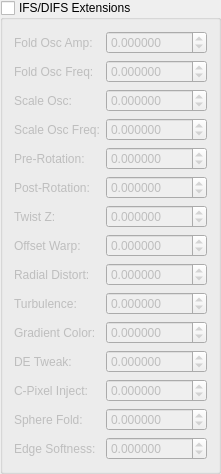
   <widget class="QGroupBox" name="groupCheck_ifs_difs_extensions">
    <property name="title">
     <string>IFS/DIFS Extensions</string>
    </property>
    <property name="checkable">
     <bool>true</bool>
    </property>
    <property name="checked">
     <bool>false</bool>
    </property>
    <layout class="QGridLayout">
     <item row="0" column="0">
      <widget class="QLabel">
       <property name="text"><string>Fold Osc Amp:</string></property>
      </widget>
     </item>
     <item row="0" column="1">
      <widget class="MyDoubleSpinBox" name="spinboxd_transf_ifs_fold_osc_amp">
       <property name="decimals"><number>6</number></property>
       <property name="minimum"><double>-1000.000000</double></property>
       <property name="maximum"><double>1000.000000</double></property>
       <property name="singleStep"><double>0.1</double></property>
      </widget>
     </item>
     <item row="1" column="0">
      <widget class="QLabel">
       <property name="text"><string>Fold Osc Freq:</string></property>
      </widget>
     </item>
     <item row="1" column="1">
      <widget class="MyDoubleSpinBox" name="spinboxd_transf_ifs_fold_osc_freq">
       <property name="decimals"><number>6</number></property>
       <property name="minimum"><double>-1000.000000</double></property>
       <property name="maximum"><double>1000.000000</double></property>
       <property name="singleStep"><double>0.1</double></property>
      </widget>
     </item>
     <item row="2" column="0">
      <widget class="QLabel">
       <property name="text"><string>Scale Osc:</string></property>
      </widget>
     </item>
     <item row="2" column="1">
      <widget class="MyDoubleSpinBox" name="spinboxd_transf_ifs_scale_osc">
       <property name="decimals"><number>6</number></property>
       <property name="minimum"><double>-1000.000000</double></property>
       <property name="maximum"><double>1000.000000</double></property>
       <property name="singleStep"><double>0.1</double></property>
      </widget>
     </item>
     <item row="3" column="0">
      <widget class="QLabel">
       <property name="text"><string>Scale Osc Freq:</string></property>
      </widget>
     </item>
     <item row="3" column="1">
      <widget class="MyDoubleSpinBox" name="spinboxd_transf_ifs_scale_osc_freq">
       <property name="decimals"><number>6</number></property>
       <property name="minimum"><double>-1000.000000</double></property>
       <property name="maximum"><double>1000.000000</double></property>
       <property name="singleStep"><double>0.1</double></property>
      </widget>
     </item>
     <item row="4" column="0">
      <widget class="QLabel">
       <property name="text"><string>Pre-Rotation:</string></property>
      </widget>
     </item>
     <item row="4" column="1">
      <widget class="MyDoubleSpinBox" name="spinboxd_transf_ifs_pre_rot_angle">
       <property name="decimals"><number>6</number></property>
       <property name="minimum"><double>-1000.000000</double></property>
       <property name="maximum"><double>1000.000000</double></property>
       <property name="singleStep"><double>0.1</double></property>
      </widget>
     </item>
     <item row="5" column="0">
      <widget class="QLabel">
       <property name="text"><string>Post-Rotation:</string></property>
      </widget>
     </item>
     <item row="5" column="1">
      <widget class="MyDoubleSpinBox" name="spinboxd_transf_ifs_post_rot_angle">
       <property name="decimals"><number>6</number></property>
       <property name="minimum"><double>-1000.000000</double></property>
       <property name="maximum"><double>1000.000000</double></property>
       <property name="singleStep"><double>0.1</double></property>
      </widget>
     </item>
     <item row="6" column="0">
      <widget class="QLabel">
       <property name="text"><string>Twist Z:</string></property>
      </widget>
     </item>
     <item row="6" column="1">
      <widget class="MyDoubleSpinBox" name="spinboxd_transf_ifs_twist_z">
       <property name="decimals"><number>6</number></property>
       <property name="minimum"><double>-1000.000000</double></property>
       <property name="maximum"><double>1000.000000</double></property>
       <property name="singleStep"><double>0.1</double></property>
      </widget>
     </item>
     <item row="7" column="0">
      <widget class="QLabel">
       <property name="text"><string>Offset Warp:</string></property>
      </widget>
     </item>
     <item row="7" column="1">
      <widget class="MyDoubleSpinBox" name="spinboxd_transf_ifs_offset_warp">
       <property name="decimals"><number>6</number></property>
       <property name="minimum"><double>-1000.000000</double></property>
       <property name="maximum"><double>1000.000000</double></property>
       <property name="singleStep"><double>0.1</double></property>
      </widget>
     </item>
     <item row="8" column="0">
      <widget class="QLabel">
       <property name="text"><string>Radial Distort:</string></property>
      </widget>
     </item>
     <item row="8" column="1">
      <widget class="MyDoubleSpinBox" name="spinboxd_transf_ifs_radial_distort">
       <property name="decimals"><number>6</number></property>
       <property name="minimum"><double>-1000.000000</double></property>
       <property name="maximum"><double>1000.000000</double></property>
       <property name="singleStep"><double>0.1</double></property>
      </widget>
     </item>
     <item row="9" column="0">
      <widget class="QLabel">
       <property name="text"><string>Turbulence:</string></property>
      </widget>
     </item>
     <item row="9" column="1">
      <widget class="MyDoubleSpinBox" name="spinboxd_transf_ifs_turbulence">
       <property name="decimals"><number>6</number></property>
       <property name="minimum"><double>-1000.000000</double></property>
       <property name="maximum"><double>1000.000000</double></property>
       <property name="singleStep"><double>0.1</double></property>
      </widget>
     </item>
     <item row="10" column="0">
      <widget class="QLabel">
       <property name="text"><string>Gradient Color:</string></property>
      </widget>
     </item>
     <item row="10" column="1">
      <widget class="MyDoubleSpinBox" name="spinboxd_transf_ifs_gradient_color">
       <property name="decimals"><number>6</number></property>
       <property name="minimum"><double>-1000.000000</double></property>
       <property name="maximum"><double>1000.000000</double></property>
       <property name="singleStep"><double>0.1</double></property>
      </widget>
     </item>
     <item row="11" column="0">
      <widget class="QLabel">
       <property name="text"><string>DE Tweak:</string></property>
      </widget>
     </item>
     <item row="11" column="1">
      <widget class="MyDoubleSpinBox" name="spinboxd_transf_ifs_de_tweak">
       <property name="decimals"><number>6</number></property>
       <property name="minimum"><double>-1000.000000</double></property>
       <property name="maximum"><double>1000.000000</double></property>
       <property name="singleStep"><double>0.1</double></property>
      </widget>
     </item>
     <item row="12" column="0">
      <widget class="QLabel">
       <property name="text"><string>C-Pixel Inject:</string></property>
      </widget>
     </item>
     <item row="12" column="1">
      <widget class="MyDoubleSpinBox" name="spinboxd_transf_ifs_cpixel_inject">
       <property name="decimals"><number>6</number></property>
       <property name="minimum"><double>-1000.000000</double></property>
       <property name="maximum"><double>1000.000000</double></property>
       <property name="singleStep"><double>0.1</double></property>
      </widget>
     </item>
     <item row="13" column="0">
      <widget class="QLabel">
       <property name="text"><string>Sphere Fold:</string></property>
      </widget>
     </item>
     <item row="13" column="1">
      <widget class="MyDoubleSpinBox" name="spinboxd_transf_ifs_sphere_fold">
       <property name="decimals"><number>6</number></property>
       <property name="minimum"><double>-1000.000000</double></property>
       <property name="maximum"><double>1000.000000</double></property>
       <property name="singleStep"><double>0.1</double></property>
      </widget>
     </item>
     <item row="14" column="0">
      <widget class="QLabel">
       <property name="text"><string>Edge Softness:</string></property>
      </widget>
     </item>
     <item row="14" column="1">
      <widget class="MyDoubleSpinBox" name="spinboxd_transf_ifs_edge_softness">
       <property name="decimals"><number>6</number></property>
       <property name="minimum"><double>-1000.000000</double></property>
       <property name="maximum"><double>1000.000000</double></property>
       <property name="singleStep"><double>0.1</double></property>
      </widget>
     </item>
    </layout>
   </widget>
